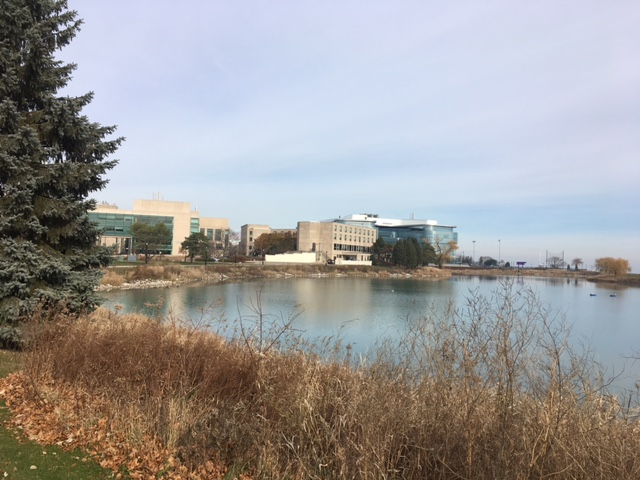
#> input picture panorama-stitching/images/IMG_5735.JPG, 640 x 480 px
$ python stitch.py
#> lines starting #> are read from the running program, lines starting #| are printed output that depends on the picture
### panorama-stitching/pyimagesearch/panorama.py
# import the necessary packages
import numpy as np
import imutils
import cv2
import multi_band_blending
import numpy as np


def warpTwoImages(img1, img2, H):
	'''warp img2 to img1 with homograph H'''
	h1, w1 = img1.shape[:2]
	h2, w2 = img2.shape[:2]
	pts1 = np.float32([[0, 0], [0, h1], [w1, h1], [w1, 0]]).reshape(-1, 1, 2)
	pts2 = np.float32([[0, 0], [0, h2], [w2, h2], [w2, 0]]).reshape(-1, 1, 2)
	pts2_ = cv2.perspectiveTransform(pts2, H)
	pts = np.concatenate((pts1, pts2_), axis=0)
	[xmin, ymin] = np.int32(pts.min(axis=0).ravel() - 0.5)
	[xmax, ymax] = np.int32(pts.max(axis=0).ravel() + 0.5)
	t = [-xmin, -ymin]
	Ht = np.array([[1, 0, t[0]], [0, 1, t[1]], [0, 0, 1]])  # translate
	result = cv2.warpPerspective(img1, Ht.dot(H), (xmax - xmin, ymax - ymin))

	PercentWidth = 0.95
	for i in range(img2.shape[1]):
		for j in range(img2.shape[0]):
			if i >= PercentWidth * img2.shape[1]:
				if result[j][i][0] > 0 and result[j][i][1] > 0 and result[j][i][2] > 0:
					result[j][i] = (0.5 * result[j][i] + 0.5 * img2[j][i])

			else:
				result[j][i] = img2[j][i]


	# result[t[1]:h1 + t[1], t[0]:w1 + t[0]] = img2
	return result

class Stitcher:
	def __init__(self):
		# determine if we are using OpenCV v3.X
		self.isv3 = imutils.is_cv3()

	def stitch(self, images, ratio=0.75, reprojThresh=4.0,
		showMatches=False):
		# unpack the images, then detect keypoints and extract
		# local invariant descriptors from them
		(imageLeft, imageMid, imageRight) = images
		(kpsM, featuresMid) = self.detectAndDescribe(imageMid)
		(kpsL, featuresLeft) = self.detectAndDescribe(imageLeft)
		(kpsR, featuresRight) = self.detectAndDescribe(imageRight)


		# match features between the two images
		M = self.matchKeypoints(kpsL, kpsM,
			featuresLeft, featuresMid, ratio, reprojThresh)

		# if the match is None, then there aren't enough matched
		# keypoints to create a panorama
		if M is None:
			return None

		# otherwise, apply a perspective warp to stitch the images
		# together
		(matches, H, status) = M
		# warpedImageLeft = cv2.warpPerspective(imageLeft, H,
		# 	(imageLeft.shape[1] + imageMid.shape[1]+2000, imageLeft.shape[0]), flags=cv2.WARP_INVERSE_MAP)
		warpedImageLeft = warpTwoImages(imageLeft, imageMid, H)
		# result = multi_band_blending.multi_band_blending(imageB, warpedImageA, 30)

		(kpsM, featuresMid) = self.detectAndDescribe(warpedImageLeft)

		M = self.matchKeypoints(kpsR, kpsM,
			featuresRight, featuresMid, ratio, reprojThresh)

		(matches, H, status) = M

		warpedImageRight = cv2.warpPerspective(imageRight, H, (imageRight.shape[1] + warpedImageLeft.shape[1], imageRight.shape[0]+750))

		result = warpedImageRight

		PercentWidth = 0.95
		for i in range(warpedImageLeft.shape[1]):
			for j in range(warpedImageLeft.shape[0]):
				if i >= PercentWidth*warpedImageLeft.shape[1]:
					if result[j][i][0] > 0 and result[j][i][1] > 0 and result[j][i][2] > 0:
						result[j][i] = (0.5*result[j][i] + 0.5*warpedImageLeft[j][i])

				else:
					result[j][i] = warpedImageLeft[j][i]


		# result[0:imageB.shape[0], 0:imageB.shape[1]] = imageB


		# check to see if the keypoint matches should be visualized
		if showMatches:
			vis = self.drawMatches(imageLeft, imageMid, kpsL, kpsM, matches,
				status)

			# return a tuple of the stitched image and the
			# visualization
			return (result, vis)

		# return the stitched image
		return result

	def detectAndDescribe(self, image):
		# convert the image to grayscale
		gray = cv2.cvtColor(image, cv2.COLOR_BGR2GRAY)

		# check to see if we are using OpenCV 3.X
		if self.isv3:
			# detect and extract features from the image
			descriptor = cv2.xfeatures2d.SIFT_create()
			(kps, features) = descriptor.detectAndCompute(image, None)

		# otherwise, we are using OpenCV 2.4.X
		else:
			# detect keypoints in the image
			detector = cv2.FeatureDetector_create("SIFT")
			kps = detector.detect(gray)

			# extract features from the image
			extractor = cv2.DescriptorExtractor_create("SIFT")
			(kps, features) = extractor.compute(gray, kps)

		# convert the keypoints from KeyPoint objects to NumPy
		# arrays
		kps = np.float32([kp.pt for kp in kps])

		# return a tuple of keypoints and features
		return (kps, features)

	def matchKeypoints(self, kpsA, kpsB, featuresA, featuresB,
		ratio, reprojThresh):
		# compute the raw matches and initialize the list of actual
		# matches
		matcher = cv2.DescriptorMatcher_create("BruteForce")
		rawMatches = matcher.knnMatch(featuresA, featuresB, 2)
		matches = []

		# loop over the raw matches
		for m in rawMatches:
			# ensure the distance is within a certain ratio of each
			# other (i.e. Lowe's ratio test)
			if len(m) == 2 and m[0].distance < m[1].distance * ratio:
				matches.append((m[0].trainIdx, m[0].queryIdx))

		# computing a homography requires at least 4 matches
		if len(matches) > 4:
			# construct the two sets of points
			ptsA = np.float32([kpsA[i] for (_, i) in matches])
			ptsB = np.float32([kpsB[i] for (i, _) in matches])

			# compute the homography between the two sets of points
			(H, status) = cv2.findHomography(ptsA, ptsB, cv2.RANSAC,
				reprojThresh)

			# return the matches along with the homograpy matrix
			# and status of each matched point
			return (matches, H, status)

		# otherwise, no homograpy could be computed
		return None

	def drawMatches(self, imageA, imageB, kpsA, kpsB, matches, status):
		# initialize the output visualization image
		(hA, wA) = imageA.shape[:2]
		(hB, wB) = imageB.shape[:2]
		vis = np.zeros((max(hA, hB), wA + wB, 3), dtype="uint8")
		vis[0:hA, 0:wA] = imageA
		vis[0:hB, wA:] = imageB

		# loop over the matches
		for ((trainIdx, queryIdx), s) in zip(matches, status):
			# only process the match if the keypoint was successfully
			# matched
			if s == 1:
				# draw the match
				ptA = (int(kpsA[queryIdx][0]), int(kpsA[queryIdx][1]))
				ptB = (int(kpsB[trainIdx][0]) + wA, int(kpsB[trainIdx][1]))
				cv2.line(vis, ptA, ptB, (0, 255, 0), 1)

		# return the visualization
		return vis

### panorama-stitching/stitch.py
# USAGE
# python stitch.py --first images/bryce_left_01.png --second images/bryce_right_01.png

# import the necessary packages
from pyimagesearch.panorama import Stitcher
import argparse
import imutils
import cv2

# construct the argument parse and parse the arguments
# ap = argparse.ArgumentParser()
# ap.add_argument("-f", "--first", required=True,
# 	help="path to the first image")
# ap.add_argument("-s", "--second", required=True,
# 	help="path to the second image")
# args = vars(ap.parse_args())

# load the two images and resize them to have a width of 400 pixels
# (for faster processing)

first = "images/IMG_5735.JPG"
second = "images/IMG_5737.JPG"
third = "images/IMG_5738.JPG"

imageA = cv2.imread(first)
#> imageA is the input picture: shape (480, 640, 3); mean B, G, R 152.1, 152.8, 155.5
imageB = cv2.imread(second)
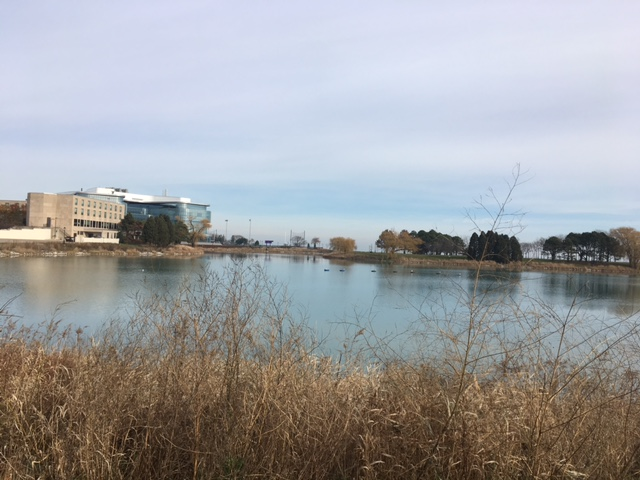
#> input picture panorama-stitching/images/IMG_5737.JPG, 640 x 480 px
#> imageB is the input picture: shape (480, 640, 3); mean B, G, R 160.9, 158.8, 158.2
imageC = cv2.imread(third)
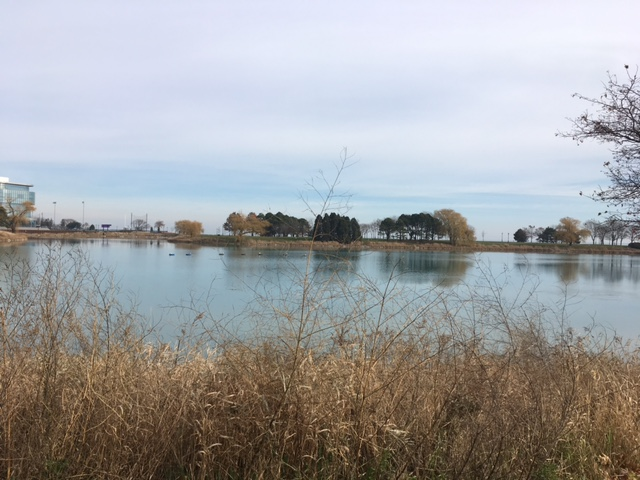
#> input picture panorama-stitching/images/IMG_5738.JPG, 640 x 480 px
#> imageC is the input picture: shape (480, 640, 3); mean B, G, R 162.2, 160.9, 160.2

# imageA = imutils.resize(imageA, width=400)
# imageB = imutils.resize(imageB, width=400)

# stitch the images together to create a panorama
stitcher = Stitcher()
(result, vis) = stitcher.stitch([imageA, imageB, imageC], showMatches=True)
#> in detectAndDescribe, `kps = detector.detect(gray)`: kps = 1217 keypoints; strongest (x, y, size): (116, 241, 3.4), (75, 235, 2), (90, 235, 4.3), (442, 254, 2)
#> in detectAndDescribe, `kps = np.float32([kp.pt for kp in kps])`: kps = 1217 pairs, first value 3.03 to 637, second value 189.9 to 477.1
#> in stitch, `(kpsM, featuresMid) = self.detectAndDescribe(imageMid)`: kpsM has the same summary as kps in detectAndDescribe
#> in detectAndDescribe (call 2), `gray = cv2.cvtColor(image, cv2.COLOR_BGR2GRAY)`:
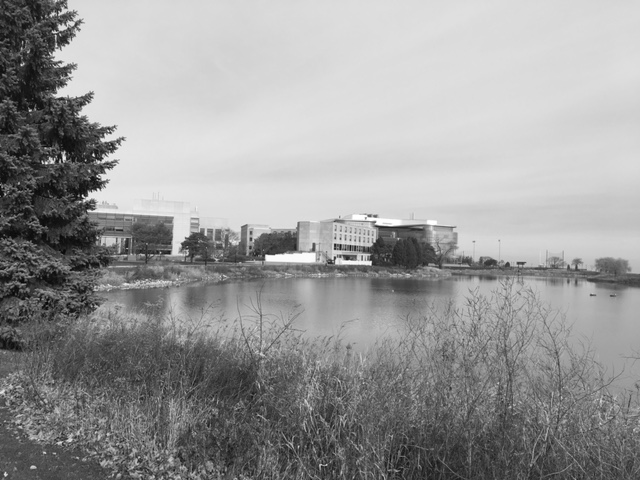
#> gray: shape (480, 640); min 4, max 255, mean 153.5
#> in detectAndDescribe (call 2), `kps = detector.detect(gray)`: kps = 1813 keypoints; strongest (x, y, size): (64, 158, 2.7), (5, 474, 2.4), (369, 263, 3.2), (347, 257, 3.9)
#> in detectAndDescribe (call 2), `kps = np.float32([kp.pt for kp in kps])`: kps = 1813 pairs, first value 2.67 to 634.5, second value 2.74 to 477.1
#> in stitch, `(kpsL, featuresLeft) = self.detectAndDescribe(imageLeft)`: kpsL has the same summary as kps in detectAndDescribe
#> in detectAndDescribe (call 3), `gray = cv2.cvtColor(image, cv2.COLOR_BGR2GRAY)`:
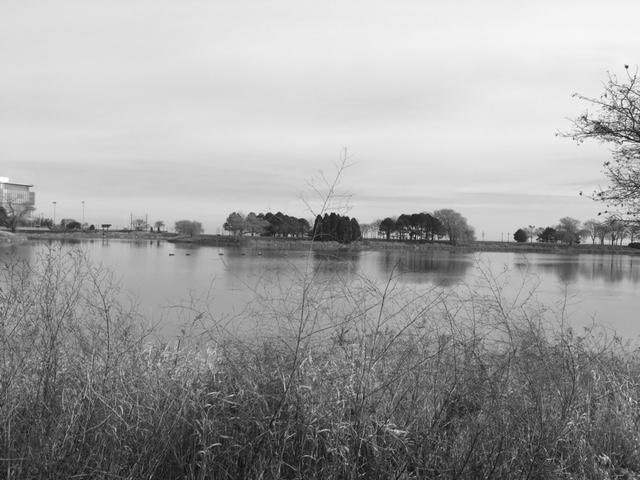
#> gray: shape (480, 640); min 12, max 255, mean 160.9
#> in detectAndDescribe (call 3), `kps = detector.detect(gray)`: kps = 1406 keypoints; strongest (x, y, size): (627, 67, 2.1), (289, 235, 1.9), (600, 194, 1.9), (520, 235, 8.2)
#> in detectAndDescribe (call 3), `kps = np.float32([kp.pt for kp in kps])`: kps = 1406 pairs, first value 2.54 to 636.7, second value 66.65 to 477.2
#> in stitch, `(kpsR, featuresRight) = self.detectAndDescribe(imageRight)`: kpsR has the same summary as kps in detectAndDescribe
#> in matchKeypoints, `rawMatches = matcher.knnMatch(featuresA, featuresB, 2)`: rawMatches = 1813 matches
#> after the loop in matchKeypoints, `for m in rawMatches:`: matches = 157 pairs, first value 35 to 1188, second value 793 to 1810
#> in matchKeypoints, `ptsA = np.float32([kpsA[i] for (_, i) in matches])`: ptsA = 157 pairs, first value 134.8 to 634.3, second value 215.6 to 454.9
#> in matchKeypoints, `ptsB = np.float32([kpsB[i] for (i, _) in matches])`: ptsB = 157 pairs, first value 15.71 to 616.3, second value 189.9 to 446.3
#> in matchKeypoints, `(H, status) = cv2.findHomography(ptsA, ptsB, cv2.RANSAC, reprojThresh)`: H = [[2.05, -0.0131, -565.9], [0.393, 1.76, -218.9], [0.00159, 0.00012, 1]]; status = 157 values, max 1 at index 5, min 0 at index 0, mean 0.924
#> in warpTwoImages, `pts2_ = cv2.perspectiveTransform(pts2, H)`: pts2_ = [[-565.9, -218.9], [-541.1, 592.1], [357.4, 423.6], [370.7, 16.22]]
#> in warpTwoImages, `pts = np.concatenate((pts1, pts2_), axis=0)`: pts = [[0, 0], [0, 480], [640, 480], [640, 0], [-565.9, -218.9], [-541.1, 592.1], [357.4, 423.6], [370.7, 16.22]]
#> in warpTwoImages, `[xmin, ymin] = np.int32(pts.min(axis=0).ravel() - 0.5)`: xmin = -566; ymin = -219
#> in warpTwoImages, `[xmax, ymax] = np.int32(pts.max(axis=0).ravel() + 0.5)`: xmax = 640; ymax = 592
#> in warpTwoImages, `t = [-xmin, -ymin]`: t = [566, 219]
#> in warpTwoImages, `Ht = np.array([[1, 0, t[0]], [0, 1, t[1]], [0, 0, 1]])`: Ht = [[1, 0, 566], [0, 1, 219], [0, 0, 1]]
#> in detectAndDescribe (call 4), `gray = cv2.cvtColor(image, cv2.COLOR_BGR2GRAY)`:
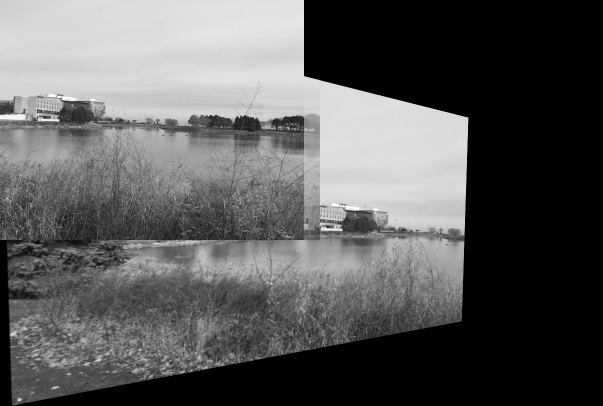
#> gray: shape (811, 1206) (shown at 1/2 size); min 0, max 255, mean 90.6
#> in detectAndDescribe (call 4), `kps = detector.detect(gray)`: kps = 4556 keypoints; strongest (x, y, size): (800, 334, 198.9), (935, 236, 1.9), (610, 150, 4.2), (116, 241, 3.4)
#> in detectAndDescribe (call 4), `kps = np.float32([kp.pt for kp in kps])`: kps = 4556 pairs, first value 3.03 to 935.5, second value 106.9 to 807.4
#> in stitch, `(kpsM, featuresMid) = self.detectAndDescribe(warpedImageLeft)`: kpsM has the same summary as kps in detectAndDescribe
#> in matchKeypoints (call 2), `rawMatches = matcher.knnMatch(featuresA, featuresB, 2)`: rawMatches = 1406 matches
#> in stitch, `(matches, H, status) = M`: matches = 159 pairs, first value 41 to 4513, second value 28 to 958; H = [[0.669, -0.0148, 185.7], [-0.115, 0.862, 45.52], [-0.000513, -1.15e-05, 1]]; status = 159 values, max 1 at index 1, min 0 at index 0, mean 0.73
#> after the loop in stitch, `for i in range(warpedImageLeft.shape[1]):`:
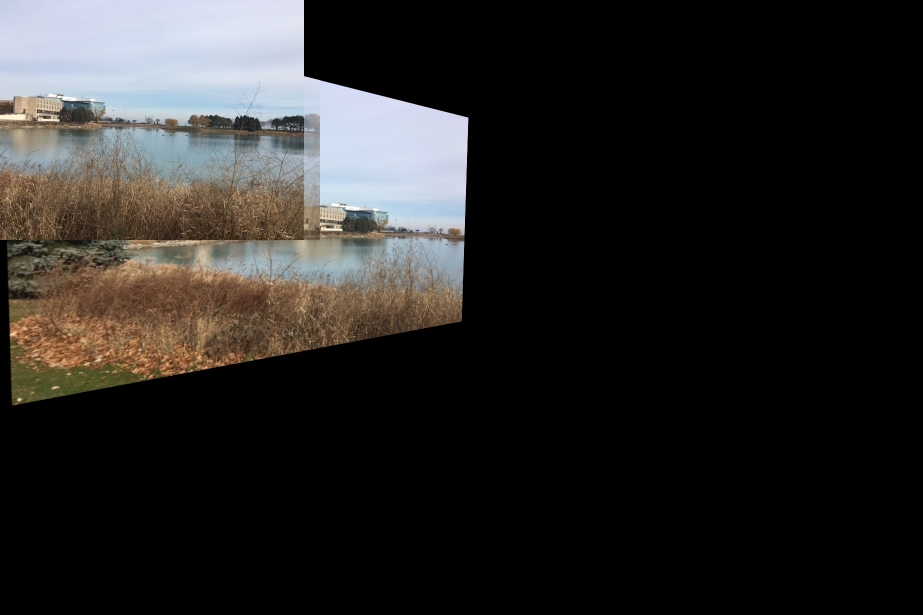
#> result: shape (1230, 1846, 3) (shown at 1/2 size); mean B, G, R 37.4, 38.7, 40.2
#> the loop in drawMatches, `for ((trainIdx, queryIdx), s) in zip(matches, status):` made 159 passes
#> (trainIdx, queryIdx, s, ptA, ptB) on passes 2, 9, 10, 11, 13, 14, 18, 19, 20, 21, 22, 23: (1226, 34, [1], (6, 8), (831, 237)), (1295, 72, [1], (11, 221), (840, 257)), (1331, 80, [1], (12, 201), (845, 205)), (1340, 85, [1], (12, 137), (845, 239)), (1345, 92, [1], (13, 190), (847, 235)), (1360, 93, [1], (13, 190), (848, 212)), (1358, 101, [1], (14, 87), (848, 249)), (1378, 106, [1], (14, 323), (851, 237)), (1396, 121, [1], (17, 186), (854, 243)), (1435, 130, [1], (19, 195), (858, 233)), (1459, 141, [1], (20, 302), (862, 254)), (1502, 159, [1], (22, 298), (867, 246))
#> (ptA, ptB) on passes 61, 63, 64, 67, 68, 69: ((57, 9), (991, 236)), ((59, 394), (992, 241)), ((59, 318), (992, 241)), ((60, 13), (995, 252)), ((60, 55), (996, 243)), ((60, 380), (998, 249))
#> after the loop in drawMatches, `for ((trainIdx, queryIdx), s) in zip(matches, status):`:
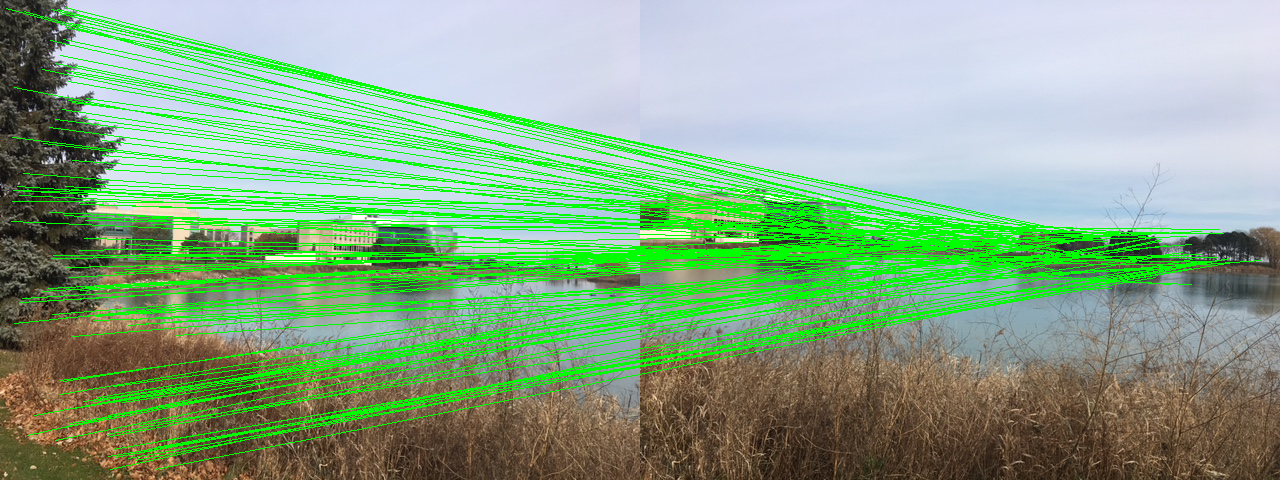
#> vis: shape (480, 1280, 3); mean B, G, R 134.2, 169.7, 134.8

# show the images
cv2.imshow("Image A", imageA)
cv2.imshow("Image B", imageB)
# cv2.imshow("Keypoint Matches", vis)
# cv2.imwrite("matches.jpg", vis)
cv2.imshow("Result", result)
cv2.imwrite("result.jpg", result)
cv2.waitKey(0)
